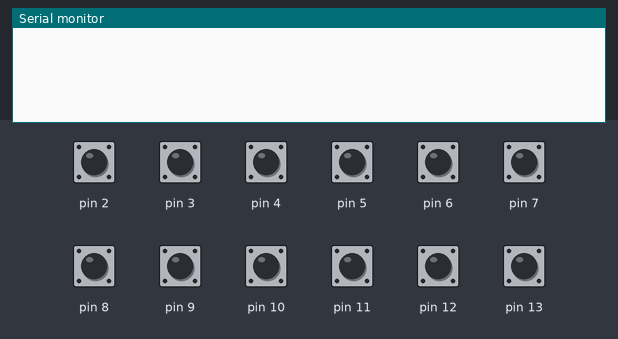
Bench run of a sketch on a simulated Arduino Uno, built with avr-gcc and run on an emulated ATmega328P. Shown: the last lines printed to the serial monitor. Inputs (shaded band) come from the test bench; at power-on: pin 2–13 HIGH.

Above: at 1.2 s.
1.3 s: pin 2 pulled LOW for 0.15 s
At 2.0 s:
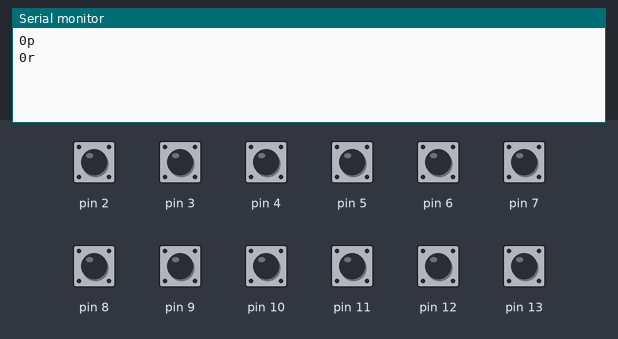
2.9 s: pin 12 pulled LOW for 0.15 s
At 4.2 s:
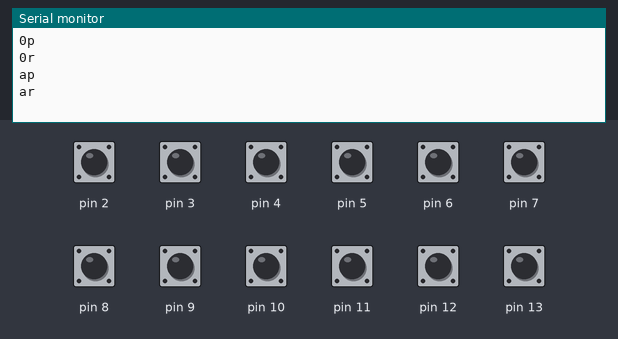
4.5 s: pin 13 pulled LOW for 0.15 s
At 5.9 s:
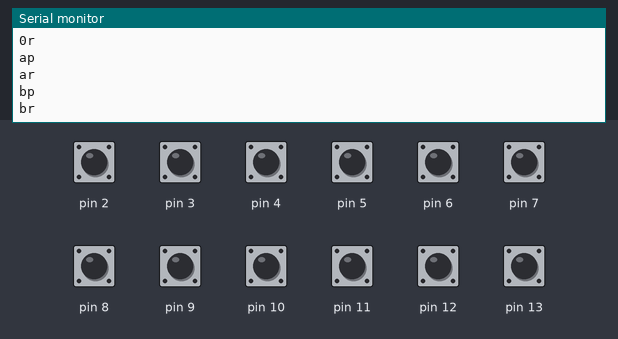
6.2 s: pin 3 pulled LOW for 0.15 s
At 6.38 s:
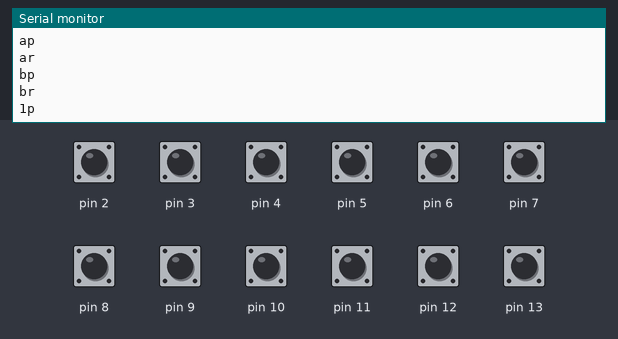
7.8 s: pin 4 pulled LOW for 0.15 s
At 8.4 s:
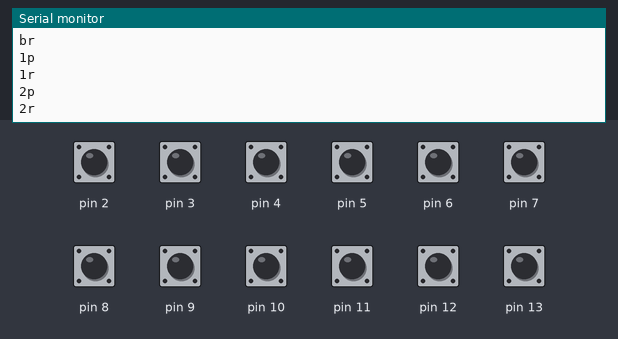
9.4 s: pin 5 pulled LOW for 0.15 s
At 10.9 s:
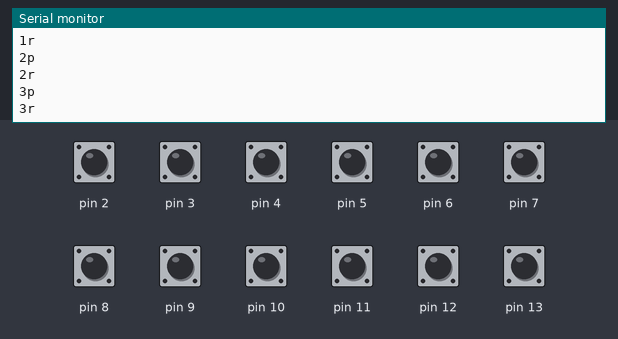

The sketch:

readswitches.ino
```cpp
struct pin_details {
  const int pin;
  char good_state, last_state; /* high or low */
  unsigned int last_change; /* ms */
  const char name;
};

struct pin_details all_pins[] = {
  { 2, 1,1,0, '0' },
  { 3, 1,1,0, '1' },
  { 4, 1,1,0, '2' },
  { 5, 1,1,0, '3' },
  { 6, 1,1,0, '4' },
  { 7, 1,1,0, '5' },
  { 8, 1,1,0, '6' },
  { 9, 1,1,0, '7' },
  { 10, 1,1,0, '8' },
  { 11, 1,1,0, '9' },
  { 12, 1,1,0, 'a' },
  { 13, 1,1,0, 'b' } /* D13 needs an external pullup resistor */
};

const int debounceDelay = 40;
const int pollDelay = 10;

void setup() {
  Serial.begin(9600);


  /* set all digital pins to read, with internal pullup */
  int i;
  for (i=0;i < sizeof(all_pins)/sizeof(all_pins[0]); i++) {
    pinMode(all_pins[i].pin,INPUT_PULLUP);
  }
}

void loop() {
  int state,i;
  struct pin_details *p;
  char message[3];

    for (i=0;i < sizeof(all_pins)/sizeof(all_pins[0]); i++)
    {

      p = all_pins+i;
      state=digitalRead(p->pin);
      if (p->good_state==state)
      {
        /* no change; clear any flickers and move on to next pin */
        p->last_state = state;
        continue;
      }

      /* change detected */

      if (state!=p->last_state)
      {
        /* this is new; start the clock */
        p->last_state = state;
        p->last_change=millis();
        continue;
      }

      /* already seen, check how long ago */
      if (millis() - p->last_change > debounceDelay)
      {
        /* state change detected, announce it */
        message[0] = p->name;
        message[1] = state?'r':'p'; /* release / press */
        message[2] = 0;
        Serial.println(message);
        p->good_state = state;
      }

    }

    delay(pollDelay);
}
```

Measured:
- after the input at 1.3 s, the serial monitor: prints a new line after 0.05 s (image 1)
- after the input at 2.9 s, the serial monitor: prints a new line after 0.05 s (image 2)
- after the input at 4.5 s, the serial monitor: prints a new line after 0.05 s (image 3)
- after the input at 6.2 s, the serial monitor: prints a new line after 0.05 s (image 4)
- after the input at 7.8 s, the serial monitor: prints a new line after 0.06 s (image 5)
- after the input at 9.4 s, the serial monitor: prints a new line after 0.06 s (image 6)
